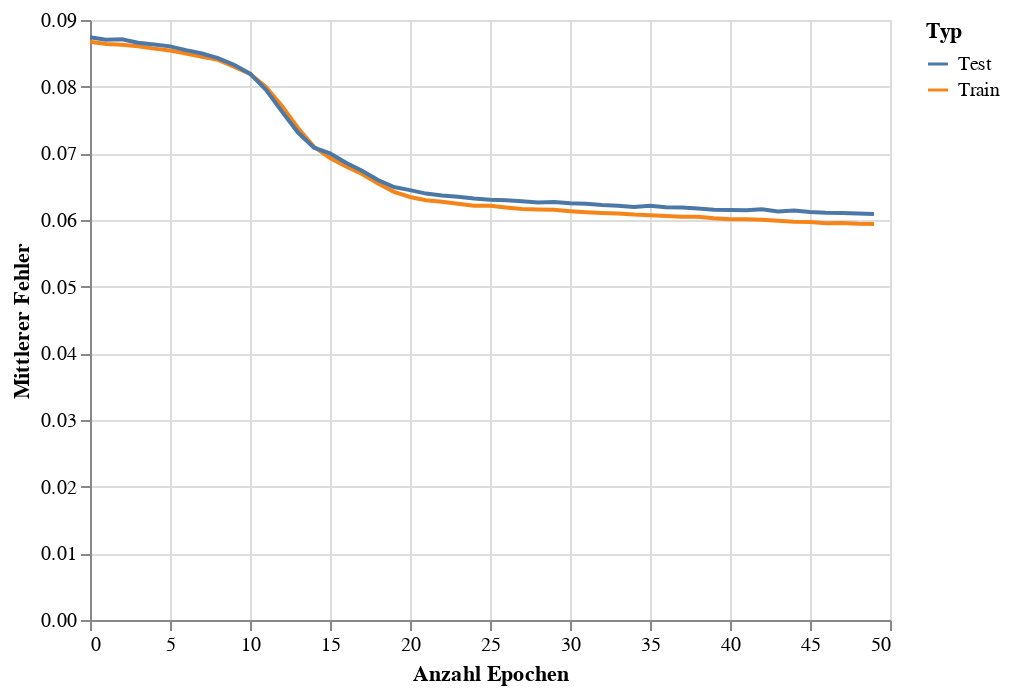

Notebook code cell kept with this figure:
### Code cell
train_eval_loss_chart = alt.Chart(loss_df).mark_line().encode(
    x = alt.X('Epoch',title='Anzahl Epochen'),
    y = alt.Y('Loss',title='Mittlerer Fehler'),
    color = alt.Color('Type',title='Typ')
)
train_eval_loss_chart

### Figure 1 — Vega-Lite specification as saved in the notebook (floating-point values rounded to 4 significant figures)
{"config": {"view": {"continuousWidth": 400, "continuousHeight": 300}}, "data": {"name": "data-d866e2806310af42d66ba9ca2e4d7bfc"}, "mark": "line", "encoding": {"color": {"field": "Type", "title": "Typ", "type": "nominal"}, "x": {"field": "Epoch", "title": "Anzahl Epochen", "type": "quantitative"}, "y": {"field": "Loss", "title": "Mittlerer Fehler", "type": "quantitative"}}, "$schema": "https://vega.github.io/schema/vega-lite/v4.17.0.json", "datasets": {"data-d866e2806310af42d66ba9ca2e4d7bfc": [{"Epoch": 0, "Loss": 0.08674, "Type": "Train"}, {"Epoch": 1, "Loss": 0.08639, "Type": "Train"}, {"Epoch": 2, "Loss": 0.0863, "Type": "Train"}, {"Epoch": 3, "Loss": 0.08605, "Type": "Train"}, {"Epoch": 4, "Loss": 0.08571, "Type": "Train"}, {"Epoch": 5, "Loss": 0.08542, "Type": "Train"}, {"Epoch": 6, "Loss": 0.08498, "Type": "Train"}, {"Epoch": 7, "Loss": 0.08447, "Type": "Train"}, {"Epoch": 8, "Loss": 0.08403, "Type": "Train"}, {"Epoch": 9, "Loss": 0.08302, "Type": "Train"}, {"Epoch": 10, "Loss": 0.08192, "Type": "Train"}, {"Epoch": 11, "Loss": 0.07995, "Type": "Train"}, {"Epoch": 12, "Loss": 0.0771, "Type": "Train"}, {"Epoch": 13, "Loss": 0.07379, "Type": "Train"}, {"Epoch": 14, "Loss": 0.07098, "Type": "Train"}, {"Epoch": 15, "Loss": 0.06928, "Type": "Train"}, {"Epoch": 16, "Loss": 0.06801, "Type": "Train"}, {"Epoch": 17, "Loss": 0.06689, "Type": "Train"}, {"Epoch": 18, "Loss": 0.06549, "Type": "Train"}, {"Epoch": 19, "Loss": 0.06422, "Type": "Train"}, {"Epoch": 20, "Loss": 0.06345, "Type": "Train"}, {"Epoch": 21, "Loss": 0.06298, "Type": "Train"}, {"Epoch": 22, "Loss": 0.06274, "Type": "Train"}, {"Epoch": 23, "Loss": 0.06242, "Type": "Train"}, {"Epoch": 24, "Loss": 0.06213, "Type": "Train"}, {"Epoch": 25, "Loss": 0.06213, "Type": "Train"}, {"Epoch": 26, "Loss": 0.06188, "Type": "Train"}, {"Epoch": 27, "Loss": 0.06165, "Type": "Train"}, {"Epoch": 28, "Loss": 0.06157, "Type": "Train"}, {"Epoch": 29, "Loss": 0.06152, "Type": "Train"}, {"Epoch": 30, "Loss": 0.06132, "Type": "Train"}, {"Epoch": 31, "Loss": 0.06116, "Type": "Train"}, {"Epoch": 32, "Loss": 0.06105, "Type": "Train"}, {"Epoch": 33, "Loss": 0.06098, "Type": "Train"}, {"Epoch": 34, "Loss": 0.06082, "Type": "Train"}, {"Epoch": 35, "Loss": 0.06073, "Type": "Train"}, {"Epoch": 36, "Loss": 0.06059, "Type": "Train"}, {"Epoch": 37, "Loss": 0.06047, "Type": "Train"}, {"Epoch": 38, "Loss": 0.06047, "Type": "Train"}, {"Epoch": 39, "Loss": 0.06025, "Type": "Train"}, {"Epoch": 40, "Loss": 0.06012, "Type": "Train"}, {"Epoch": 41, "Loss": 0.06012, "Type": "Train"}, {"Epoch": 42, "Loss": 0.06003, "Type": "Train"}, {"Epoch": 43, "Loss": 0.05989, "Type": "Train"}, {"Epoch": 44, "Loss": 0.05974, "Type": "Train"}, {"Epoch": 45, "Loss": 0.0597, "Type": "Train"}, {"Epoch": 46, "Loss": 0.05952, "Type": "Train"}, {"Epoch": 47, "Loss": 0.05957, "Type": "Train"}, {"Epoch": 48, "Loss": 0.05942, "Type": "Train"}, {"Epoch": 49, "Loss": 0.05942, "Type": "Train"}, {"Epoch": 0, "Loss": 0.08741, "Type": "Test"}, {"Epoch": 1, "Loss": 0.08703, "Type": "Test"}, {"Epoch": 2, "Loss": 0.0871, "Type": "Test"}, {"Epoch": 3, "Loss": 0.08658, "Type": "Test"}, {"Epoch": 4, "Loss": 0.08633, "Type": "Test"}, {"Epoch": 5, "Loss": 0.08604, "Type": "Test"}, {"Epoch": 6, "Loss": 0.08548, "Type": "Test"}, {"Epoch": 7, "Loss": 0.08498, "Type": "Test"}, {"Epoch": 8, "Loss": 0.08427, "Type": "Test"}, {"Epoch": 9, "Loss": 0.08329, "Type": "Test"}, {"Epoch": 10, "Loss": 0.08195, "Type": "Test"}, {"Epoch": 11, "Loss": 0.07951, "Type": "Test"}, {"Epoch": 12, "Loss": 0.07626, "Type": "Test"}, {"Epoch": 13, "Loss": 0.07311, "Type": "Test"}, {"Epoch": 14, "Loss": 0.07085, "Type": "Test"}, {"Epoch": 15, "Loss": 0.06999, "Type": "Test"}, {"Epoch": 16, "Loss": 0.0686, "Type": "Test"}, {"Epoch": 17, "Loss": 0.06738, "Type": "Test"}, {"Epoch": 18, "Loss": 0.06599, "Type": "Test"}, {"Epoch": 19, "Loss": 0.06494, "Type": "Test"}, {"Epoch": 20, "Loss": 0.06448, "Type": "Test"}, {"Epoch": 21, "Loss": 0.06396, "Type": "Test"}, {"Epoch": 22, "Loss": 0.06366, "Type": "Test"}, {"Epoch": 23, "Loss": 0.0635, "Type": "Test"}, {"Epoch": 24, "Loss": 0.06322, "Type": "Test"}, {"Epoch": 25, "Loss": 0.06305, "Type": "Test"}, {"Epoch": 26, "Loss": 0.06295, "Type": "Test"}, {"Epoch": 27, "Loss": 0.06281, "Type": "Test"}, {"Epoch": 28, "Loss": 0.06264, "Type": "Test"}, {"Epoch": 29, "Loss": 0.0627, "Type": "Test"}, {"Epoch": 30, "Loss": 0.06251, "Type": "Test"}, {"Epoch": 31, "Loss": 0.06244, "Type": "Test"}, {"Epoch": 32, "Loss": 0.06226, "Type": "Test"}, {"Epoch": 33, "Loss": 0.06214, "Type": "Test"}, {"Epoch": 34, "Loss": 0.06194, "Type": "Test"}, {"Epoch": 35, "Loss": 0.06212, "Type": "Test"}, {"Epoch": 36, "Loss": 0.06192, "Type": "Test"}, {"Epoch": 37, "Loss": 0.06188, "Type": "Test"}, {"Epoch": 38, "Loss": 0.06174, "Type": "Test"}, {"Epoch": 39, "Loss": 0.06153, "Type": "Test"}, {"Epoch": 40, "Loss": 0.0615, "Type": "Test"}, {"Epoch": 41, "Loss": 0.06147, "Type": "Test"}, {"Epoch": 42, "Loss": 0.0616, "Type": "Test"}, {"Epoch": 43, "Loss": 0.06129, "Type": "Test"}, {"Epoch": 44, "Loss": 0.06142, "Type": "Test"}, {"Epoch": 45, "Loss": 0.06119, "Type": "Test"}, {"Epoch": 46, "Loss": 0.0611, "Type": "Test"}, {"Epoch": 47, "Loss": 0.06107, "Type": "Test"}, {"Epoch": 48, "Loss": 0.06097, "Type": "Test"}, {"Epoch": 49, "Loss": 0.06088, "Type": "Test"}]}}
